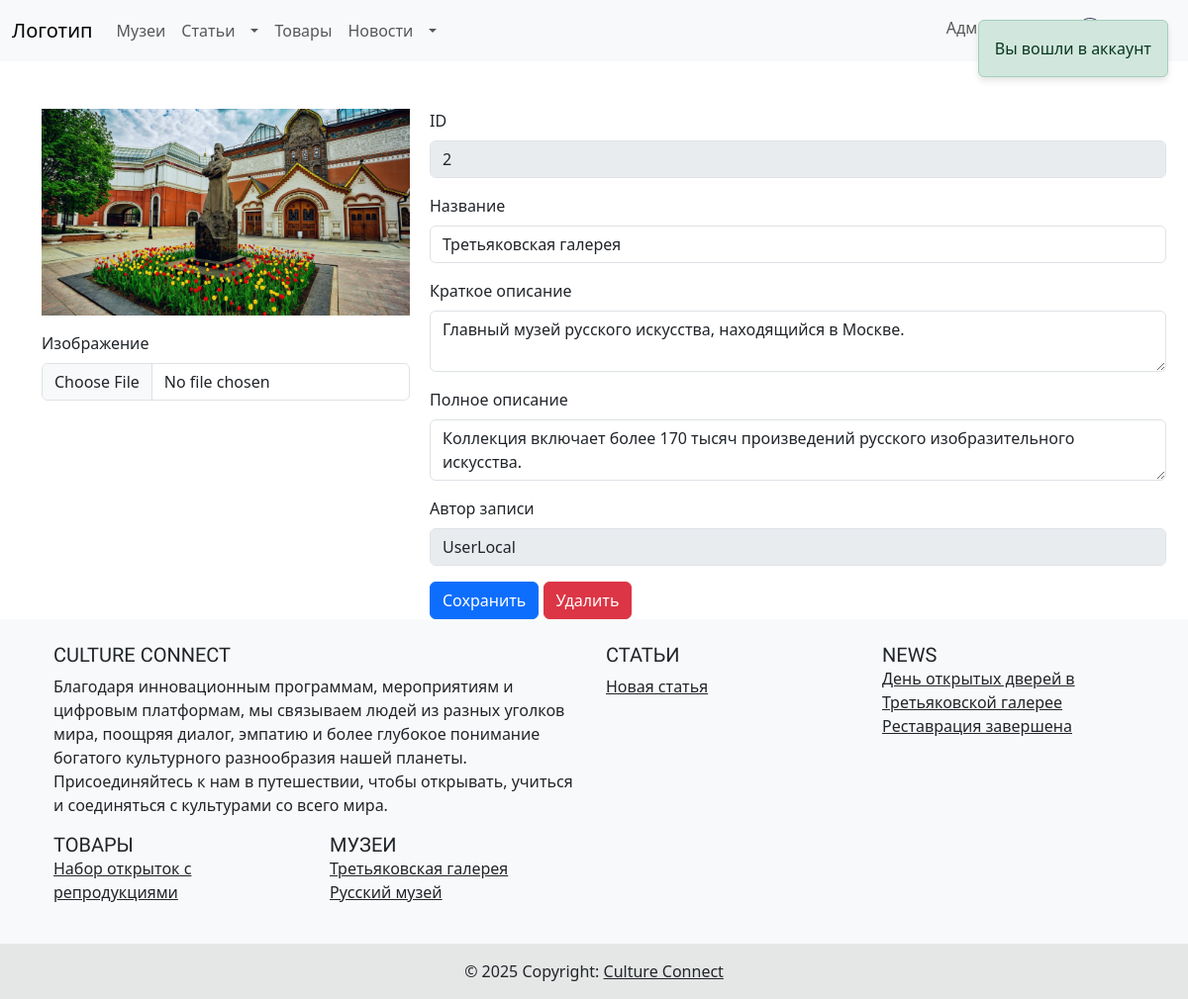
Screenshot of /admin/dynamic/museums.php?id=2 (signed in) with the database file from the repository.
### tables this page shows
CREATE TABLE `museums` (
  `Id` int(11) NOT NULL,
  `Name` varchar(55) NOT NULL,
  `Short_desc` varchar(150) NOT NULL,
  `Full_desc` varchar(320) NOT NULL,
  `Image_path` varchar(255) DEFAULT NULL,
  `Editor` int(11) DEFAULT NULL
);

CREATE TABLE `users` (
  `Id` int(11) NOT NULL,
  `Login` varchar(25) NOT NULL,
  `Password` varchar(255) NOT NULL,
  `Email` varchar(320) DEFAULT NULL,
  `Image_path` varchar(255) DEFAULT NULL,
  `Admin` int(11) DEFAULT NULL,
  `Editor` int(11) DEFAULT NULL
);

CREATE TABLE `articles` (
  `Id` int(11) NOT NULL,
  `Name` varchar(55) NOT NULL,
  `Short_desc` varchar(150) NOT NULL,
  `Full_desc` varchar(320) NOT NULL,
  `Date` varchar(25) NOT NULL,
  `Editor` int(11) DEFAULT NULL
);

CREATE TABLE `news` (
  `Id` int(11) NOT NULL,
  `Name` varchar(55) NOT NULL,
  `Short_desc` varchar(150) NOT NULL,
  `Full_desc` varchar(320) NOT NULL,
  `Footer_desc` varchar(150) NOT NULL,
  `Date` varchar(25) NOT NULL,
  `Editor` int(11) DEFAULT NULL
);

CREATE TABLE `product` (
  `Id` int(11) NOT NULL,
  `Name` varchar(55) NOT NULL,
  `Short_desc` varchar(150) NOT NULL,
  `Full_desc` varchar(320) DEFAULT NULL,
  `Price` varchar(25) DEFAULT NULL,
  `Available` varchar(15) DEFAULT NULL,
  `Image_path` varchar(255) DEFAULT NULL,
  `Editor` int(11) DEFAULT NULL
);

### admin/dynamic/museums.php (the view, shortened to what this page needs)
<?php include "../../include/header.php"; ?>
<?php include "../../include/message.php"; ?>
<?php
$Id = (isset($_GET['id'])) ? $_GET['id'] : 0;
$query = $pdo->prepare("SELECT museums.*, users.login AS EditorLogin FROM museums JOIN users ON museums.Editor = users.Id WHERE museums.Id=:Id;");
$query->execute(['Id' => $Id]);
$museum_query_result = $query->fetch(PDO::FETCH_ASSOC);
?>
<?php
if (isset($_SESSION["log-session"]) && isset($_SESSION['log-session-data'])):
    if ($_SESSION['log-session-data']["Admin"]):
?>
<div class="container mt-5">
        <?php if ($museum_query_result): ?>
            <form method="post" enctype="multipart/form-data">
            <div class="row">
                <div class="form-container">
                    <div class="col-md-4 image-column">
                        <img loading="lazy" src="/cult_conn/uploads/museums/<?= htmlspecialchars(basename($museum_query_result['Image_path'])) ?>" class="image-preview img-fluid" alt="Музей">
                        <div class="mb-3">
                            <label for="image" class="form-label">Изображение</label>
                            <input type="file" class="form-control" id="image" name="image" accept="image/*" onchange="validateImageSize(this)">
                        </div>
                    </div>
                    <div class="col-md-8">
                            <div class="mb-3">
                                <label for="id" class="form-label">ID</label>
                                <input type="text" class="form-control" id="id" disabled name="id" value="<?= htmlspecialchars($museum_query_result["Id"]) ?>" readonly>
                            </div>
                            <div class="mb-3">
                                <label for="name" class="form-label">Название</label>
                                <input type="text" class="form-control" id="name" name="name" value="<?= htmlspecialchars($museum_query_result["Name"]) ?>" maxlength="55" required>
                            </div>
                            <div class="mb-3">
                                <label for="short_desc" class="form-label">Краткое описание</label>
                                <textarea class="form-control" id="short_desc" name="short_desc" maxlength="150" required><?= htmlspecialchars($museum_query_result["Short_desc"]) ?></textarea>
                            </div>
                            <div class="mb-3">
                                <label for="full_desc" class="form-label">Полное описание</label>
                                <textarea class="form-control" id="full_desc" name="full_desc" maxlength="320" required><?= htmlspecialchars($museum_query_result["Full_desc"]) ?></textarea>
                            </div>
                            <div class="mb-3">
                                <label for="editor" class="form-label">Автор записи</label>
                                <input type=text class="form-control" id="editor" disabled name="editor" maxlength="55" required value=<?= htmlspecialchars($museum_query_result["EditorLogin"]) ?>>
                            </div>
                            <button type="submit" class="btn btn-primary" name="update">Сохранить</button>
                            <form method="post">
                                <button class="btn btn-danger" name="delete">Удалить</button>
                            </form>
                        </form>
                    </div>
            <?php else: ?>
            <p class="text-muted">Данного музея не существует :(</p>
        <?php endif; ?>
    <?php else: ?>
            <div class="container mt-5">
                <?php include "./../../error/404.php"; ?>
            </div>
    <?php endif; ?>
<?php else: ?>
        <div class="container mt-5">
                <?php include "./../../error/404.php"; ?>
        </div>
    <?php
    endif; ?>
<?php include "../../include/footer.php"; ?>

### include/footer.php (shortened to what this page needs)
<?php
$query_artl = $pdo->prepare("SELECT Name, Id FROM articles");
$query_artl->execute();
$articles_query_result = $query_artl->fetchAll(PDO::FETCH_ASSOC);
$query_news = $pdo->prepare("SELECT Name, Id FROM news");
$query_news->execute();
$news_query_result = $query_news->fetchAll(PDO::FETCH_ASSOC);
$query_prod = $pdo->prepare("SELECT Name, Id FROM product");
$query_prod->execute();
$products_query_result = $query_prod->fetchAll(PDO::FETCH_ASSOC);
$query_museums = $pdo->prepare("SELECT Name, Id FROM museums");
$query_museums->execute();
$museums_query_result = $query_museums->fetchAll(PDO::FETCH_ASSOC);
?>
<footer class="bg-light text-center text-lg-start">
        <div class="container p-4">
            <div class="row">
                <div class="col-lg-6 col-md-12 mb-4 mb-md-0">
                    <h5 class="text-uppercase mooli-regular">Culture Connect</h5>
                    <p>
                    Благодаря инновационным программам, мероприятиям и цифровым платформам, мы связываем людей из разных уголков мира, поощряя диалог, эмпатию и более глубокое понимание богатого культурного разнообразия нашей планеты. Присоединяйтесь к нам в путешествии, чтобы открывать, учиться и соединяться с культурами со всего мира.                    </p>
                </div>
                <div class="col-lg-3 col-md-6 mb-4 mb-md-0">
                    <h5 class="text-uppercase comfortaa-regular">Статьи</h5>
                    <ul class="list-unstyled mb-0">
                        <?php
                        foreach ($articles_query_result as $article) {
                            echo "<li><a href='article.php?id={$article['Id']}' class='text-dark'>{$article['Name']}</a></li>";
                        }
                        ?>
                    </ul>
                </div>
                <div class="col-lg-3 col-md-6 mb-4 mb-md-0">
                    <h5 class="text-uppercase mb-0 comfortaa-bold">News</h5>
                    <ul class="list-unstyled">
                        <?php
                        foreach ($news_query_result as $news) {
                            echo "<li><a href='news.php?id={$news['Id']}' class='text-dark'>{$news['Name']}</a></li>";
                        }
                        ?>
                    </ul>
                </div>
                <div class="col-lg-3 col-md-6 mb-4 mb-md-0">
                    <h5 class="text-uppercase mb-0 comfortaa-bold">Товары</h5>
                    <ul class="list-unstyled">
                        <?php
                        foreach ($products_query_result as $product) {
                            echo "<li><a href='product.php?id={$product['Id']}' class='text-dark'>{$product['Name']}</a></li>";
                        }
                        ?>
                    </ul>
                </div>
                <div class="col-lg-3 col-md-6 mb-4 mb-md-0">
                    <h5 class="text-uppercase mb-0 comfortaa-bold">Музеи</h5>
                    <ul class="list-unstyled">
                        <?php
                        foreach ($museums_query_result as $museum) {
                            echo "<li><a href='museum.php?id={$museum['Id']}' class='text-dark'>{$museum['Name']}</a></li>";
                        }
                        ?>
                    </ul>
                </div>
            </div>
        </div>
        <div class="text-center p-3" style="background-color: rgba(0, 0, 0, 0.08);">
            © 2025 Copyright:
            <a class="text-dark" href="/cult_conn">Culture Connect</a>
        </div>
</footer>
</body>

### include/header.php (style rules this page uses)
.mooli-regular { font-family: "Mooli", sans-serif; font-weight: 400; font-style: normal; }
.comfortaa-regular { font-family: "Comfortaa", sans-serif; font-optical-sizing: auto; font-weight: 400; font-style: normal; }
.comfortaa-bold { font-family: "Comfortaa", sans-serif; font-optical-sizing: auto; font-weight: 500; font-style: normal; }
@media (max-width: 1200px) { footer { position: relative; bottom: 0; width: 100%; } }
@media (max-width: 1200px) { html { position: relative; } }

### admin/dynamic/museums.php (style rules this page uses)
.image-preview { max-width: 100%; height: auto; margin-bottom: 1rem; }
.form-container { display: flex; align-items: flex-start; }
.form-container .image-column { margin-right: 20px; }

### rows the page displays
museums: Image_path (picture), id "2", name "Третьяковская галерея", short_desc "Главный музей русского искусства, находящийся в Москве.", full_desc "Коллекция включает более 170 тысяч произведений русского изобразительного искусства.", editor "UserLocal", Name "Третьяковская галерея"
articles: Name "Новая статья"
news: Name "День открытых дверей в Третьяковской галерее"
news: Name "Реставрация завершена"
product: Name "Набор открыток с репродукциями"
museums: Name "Русский музей"

### other values shown
$_SESSION["log-mess-s"] "Вы вошли в аккаунт"
